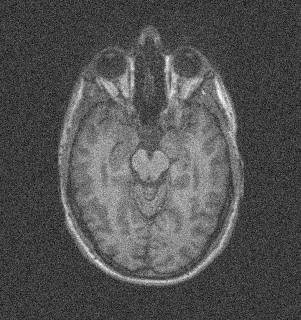
%> input picture Mati/MATLAB/TP1/cerveau.jpg, 301 x 320 px
$ octave demo_tp1.m   (GNU Octave 9; MATLAB toolbox functions it lacks are replaced by stand-ins)
%> lines starting %> are read from the running program, lines starting %| are printed output that depends on the picture
### Mati/MATLAB/TP1/gauss.m
function ret = gauss (I ,e ,t)
    ng = noyau_gaussien(e, t);
    ret = conv2(I,ng,'valid');

endfunction

### Mati/MATLAB/TP2/noyau_gaussien.m
function Ng = noyau_gaussien(sigma, taille_noyau)
    demi_cote = (taille_noyau-1)/2;
    x=-demi_cote:demi_cote;
    y=-demi_cote:demi_cote;
    [X,Y] = meshgrid(x,y);

    Ng=exp(-(X.^2+Y.^2) / (2*sigma^2) );
    Ng=Ng / sum(Ng(:));


### Mati/MATLAB/TP1/demo_tp1.m
clear all; close all; clc; rehash;

dx = 0.05; %pas spatial de discrétisation
dt1 = 0.00125; %pas temporel de discrétisation
dt2 = 0.0012; %pas temporel de discrétisation
dt = 0.0013; %pas temporel de discrétisation
r = dt/(dx*dx);
x=-1:dx:1;
u0=sin(x*5)+x; %signal 1D de test

% [12 lines of commented-out code are left out]


I1 = double(imread('cerveau.jpg'));
%> I1: size 320x301 double; min 0, max 252, mean 82.5; mean of the top-left, top-right, bottom-left and bottom-right quarters 78.8, 80.5, 84.9, 85.7
I2 = double(imread('fleur.png'));
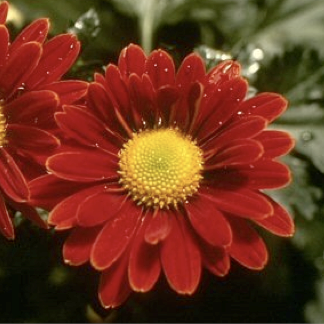
%> input picture Mati/MATLAB/TP1/fleur.png, 324 x 324 px
e = 4;
t = (6*e)+1;
subplot(1,2,1); imshow(I1,[]);
subplot(1,2,2); imshow(gauss(I1,e,t),[]);
%> in gauss, `ret = conv2(I,ng,'valid');`:
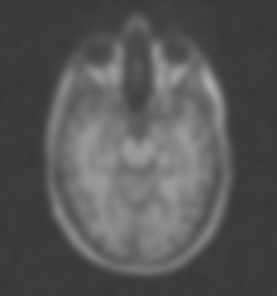
%> ret: size 296x277 double; min 56.27, max 172.6, mean 86.5
